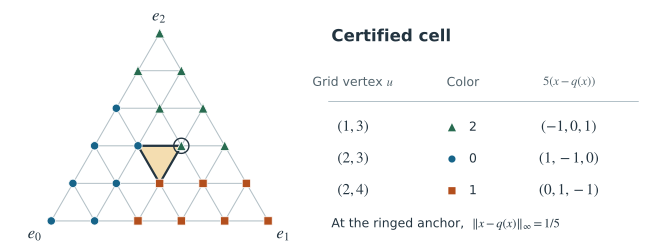

The script that saved this image:
"""Render the N=5 Sperner certificate for the cyclic coordinate map."""
from itertools import combinations
from math import sqrt
from pathlib import Path

import matplotlib.pyplot as plt
from matplotlib.collections import LineCollection
from matplotlib.patches import Polygon

N = 5
COLORS = ("#176489", "#b34f1d", "#286b50")
MARKERS = ("o", "s", "^")
INK = "#233440"
MUTED = "#52636c"
CELL = ((1, 3), (2, 3), (2, 4))


def gaps(u):
    return (u[0], u[1] - u[0], N - u[1])


def residual(u):
    a = gaps(u)
    return tuple(a[i] - a[(i + 1) % 3] for i in range(3))


def color(u):
    g, a = residual(u), gaps(u)
    return next(i for i in range(3) if g[i] == max(g) and a[i] > 0)


def xy(u):
    _, a1, a2 = gaps(u)
    return ((a1 + a2 / 2) / N, sqrt(3) * a2 / (2 * N))


def main():
    plt.rcParams.update({"font.family": "DejaVu Sans", "mathtext.fontset": "stix",
                         "font.size": 10, "pdf.fonttype": 42})
    fig = plt.figure(figsize=(6.5, 2.48))
    grid = fig.add_axes([0.006, 0.015, 0.478, 0.965], aspect="equal")
    notes = fig.add_axes([0.505, 0.02, 0.483, 0.95])
    for ax in (grid, notes):
        ax.axis("off")

    vertices = [(u, v) for v in range(N + 1) for u in range(v + 1)]
    edges = []
    for u, v in combinations(vertices, 2):
        if sum(abs(a - b) for a, b in zip(gaps(u), gaps(v))) == 2:
            edges.append((xy(u), xy(v)))
    grid.add_collection(LineCollection(edges, colors="#b3c0c6", linewidths=0.75))
    grid.add_patch(Polygon([xy(u) for u in CELL], closed=True, facecolor="#f4ddb0",
                           edgecolor=INK, linewidth=1.6, zorder=2, joinstyle="round"))
    for u in vertices:
        i = color(u)
        grid.scatter(*xy(u), s=36 if i != 2 else 48, marker=MARKERS[i],
                     facecolor=COLORS[i], edgecolor="white", linewidth=0.55, zorder=3)
    grid.scatter(*xy(CELL[0]), s=120, marker="o", facecolor="none",
                 edgecolor=INK, linewidth=1.0, zorder=4)

    for u, label, offset, ha, va in (
        ((N, N), r"$e_0$", (-6, -4), "right", "top"),
        ((0, N), r"$e_1$", (6, -4), "left", "top"),
        ((0, 0), r"$e_2$", (0, 6), "center", "bottom"),
    ):
        grid.annotate(label, xy(u), xytext=offset, textcoords="offset points",
                      ha=ha, va=va, fontsize=12, color=INK)
    grid.set_xlim(-0.115, 1.115)
    grid.set_ylim(-0.105, sqrt(3) / 2 + 0.13)

    notes.set(xlim=(0, 1), ylim=(0, 1))
    notes.text(0.01, 0.91, "Certified cell", color=INK,
               fontsize=12, weight="semibold", va="top")
    columns = (0.08, 0.43, 0.77)
    for x, label in zip(columns, ("Grid vertex $u$", "Color", r"$5(x-q(x))$")):
        notes.text(x, 0.68, label, ha="center", va="center", color=MUTED, fontsize=9)
    notes.plot([0, 0.99], [0.60, 0.60], linewidth=0.65, color="#a7b7c0")
    for row, u in enumerate(CELL):
        y = 0.49 - 0.135 * row
        i = color(u)
        g = ",".join(str(z) for z in residual(u))
        notes.text(columns[0], y, rf"$({u[0]},{u[1]})$", ha="center", va="center",
                   color=INK, fontsize=11)
        notes.scatter(columns[1] - 0.035, y, marker=MARKERS[i], s=27 if i != 2 else 34,
                      facecolor=COLORS[i], edgecolor="none")
        notes.text(columns[1] + 0.032, y, str(i), ha="center", va="center",
                   fontsize=9, color=INK)
        notes.text(columns[2], y, rf"$({g})$", ha="center", va="center",
                   color=INK, fontsize=11)
    notes.text(0.01, 0.052, r"At the ringed anchor,  $\|x-q(x)\|_\infty=1/5$",
               color=INK, fontsize=9.0, va="bottom")
    destination = Path(__file__).with_name("figure.pdf")
    fig.savefig(destination, metadata={"Title": "Sperner certificate on the five-step simplex grid"})
    plt.close(fig)


if __name__ == "__main__":
    main()
